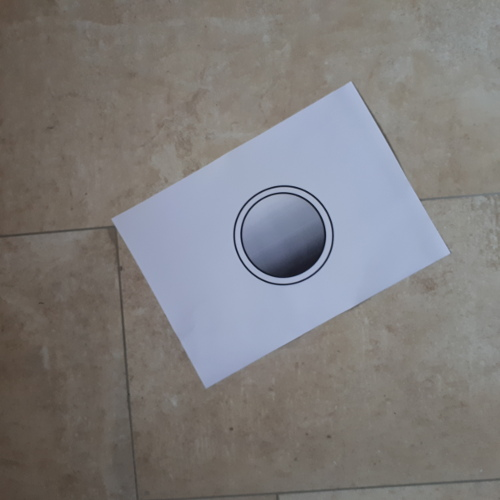
#> input picture detection/pics/orientationTest3-1.jpg, 500 x 500 px, given in place of the camera
$ python main2.py
#> lines starting #> are read from the running program, lines starting #| are printed output that depends on the picture; after the words box and inside, x2 and y2 are one past the last pixel; in counts of white or black regions, pixels touching at a corner belong together; long printed decimals are rounded
### detection/detection.py
import cv2 as cv
import numpy as np
import time


class Detection:
    def __init__(self, src):
        self.cap = cv.VideoCapture(src)

    def setup(self):
        self.setFPS(15)
        self.getFPS()
        self.setDimensions(640, 480)
        self.getDimensions()
        # self.testingFPS()

    def setFPS(self, fps):
        self.cap.set(cv.CAP_PROP_FPS, fps)

    def getFPS(self):
        print("FPS: ", self.cap.get(cv.CAP_PROP_FPS))

    # [18 lines left out: function testingFPS, not called in this run]

    def setDimensions(self, width, height):
        self.cap.set(cv.CAP_PROP_FRAME_WIDTH, width)
        self.cap.set(cv.CAP_PROP_FRAME_HEIGHT, height)

    def getDimensions(self):
        print("width: ", self.cap.get(cv.CAP_PROP_FRAME_WIDTH))
        print("height: ", self.cap.get(cv.CAP_PROP_FRAME_HEIGHT))

    def resize(self, src):
        return cv.resize(src, None, fx=0.5, fy=0.5, interpolation=cv.INTER_AREA)

    def grayScale(self, src):
        return cv.cvtColor(src, cv.COLOR_BGR2GRAY)

    def canny(self, src, threshold_low, threshold_high):
        return cv.Canny(src, threshold_low, threshold_high)

    def regionExtraction(self, gray, circles):
        if circles is not None:
            # convert the (x, y) coordinates and radius of the circles to integers
            circles = np.uint16(np.around(circles))

            # loop over the (x, y) coordinates and radius
            for (x, y, r) in circles[0, :]:

                # region extraction
                p = r - 10
                patch = gray[y - p:y + p, x - p:x + p]
                if patch is 0:
                    break

                # calculating the overall gradient
                sobelx = np.int16(cv.Sobel(patch, cv.CV_64F, 1, 0, ksize=7))
                sobely = np.int16(cv.Sobel(patch, cv.CV_64F, 0, 1, ksize=7))

                # calculate the main gradient direction (simply sum all gradients and see where it points)
                sumGrad_x = np.sum(sobelx)
                sumGrad_y = np.sum(sobely)

                angle = np.arctan2(sumGrad_y, sumGrad_x)

                # draw this into the image (from the center)
                x = np.uint16(patch.shape[0] / 2)
                y = np.uint16(patch.shape[1] / 2)
                length = 40

                endx = np.uint16(x + (length * np.cos(angle)))
                endy = np.uint16(y + (length * np.sin(angle)))

                cv.line(patch, (x, y), (endx, endy), (0, 0, 0), thickness=2, lineType=cv.LINE_AA)

                # testing
                """print("gradX: " + str(sumGrad_x))
                print("gradY: " + str(sumGrad_y))
                print("angle: " + str(angle))
                print("patch.shape[0]: " + str(patch.shape[0]))
                print("patch.shape[0]: " + str(patch.shape[1]))
                print("P1: " + str(x) + ", " + str(endx))
                print("P2: " + str(y) + ", " + str(endy))"""

                cv.imshow('patch', patch)
                return angle


    def drawCircles(self, frame, circles):
        # Draw detected circles
        if circles is not None:
            # convert the (x, y) coordinates and radius of the circles to integers
            circles = np.uint16(np.around(circles))

            # loop over the (x, y) coordinates and radius
            for (x, y, r) in circles[0, :]:
                # draw the circle in the output image
                cv.circle(frame, (x, y), r, (0, 255, 0), 2)

    def houghCircles(self, src, frame):
        circles = cv.HoughCircles(src,
                                  method=cv.HOUGH_GRADIENT,
                                  dp=1,
                                  minDist=frame.shape[0] / 64,
                                  param1=30,
                                  param2=64,
                                  minRadius=0,
                                  maxRadius=0)
        # Draw detected circles
        """if circles is not None:
            # convert the (x, y) coordinates and radius of the circles to integers
            circles = np.uint16(np.around(circles))

            # loop over the (x, y) coordinates and radius
            for (x, y, r) in circles[0, :]:
                # draw the circle in the output image
                cv.circle(frame, (x, y), r, (0, 255, 0), 2)

                # region extraction
                p = r - 10
                patch = gray[y - p:y + p, x - p:x + p]
                if patch is 0:
                    break

                # calculating the overall gradient
                sobelx = np.int16(cv.Sobel(patch, cv.CV_64F, 1, 0, ksize=7))
                sobely = np.int16(cv.Sobel(patch, cv.CV_64F, 0, 1, ksize=7))

                # calculate the main gradient direction (simply sum all gradients and see where it points)
                sumGrad_x = np.sum(sobelx)
                sumGrad_y = np.sum(sobely)

                angle = np.arctan2(sumGrad_y, sumGrad_x)

                # draw this into the image (from the center)
                x = np.uint16(patch.shape[0] / 2)
                y = np.uint16(patch.shape[1] / 2)
                length = 40

                endx = np.uint16(x + (length * np.cos(angle)))
                endy = np.uint16(y + (length * np.sin(angle)))

                cv.line(patch, (x, y), (endx, endy), (0, 0, 0), thickness=2, lineType=cv.LINE_AA)

                # testing
                print("gradX: " + str(sumGrad_x))
                print("gradY: " + str(sumGrad_y))
                print("angle: " + str(angle))
                print("patch.shape[0]: " + str(patch.shape[0]))
                print("patch.shape[0]: " + str(patch.shape[1]))
                print("P1: " + str(x) + ", " + str(endx))
                print("P2: " + str(y) + ", " + str(endy))"""
        if circles is not None:
            return circles
        else:
            # toDO: if no circles found ->
            # quit()
            return None

    def streaming(self):
        if self.cap is None or not self.cap.isOpened():
            print("no Video capture found")
            self.cap.release()
            quit()
        else:
            while True:
                # read frame by frame
                ret, frame = self.cap.read()
#> frame is the input picture: shape (500, 500, 3); mean B, G, R 124.3, 124.4, 126.8

                if ret is not None or frame is not None:
                    gray = self.grayScale(frame)
                    edges = self.canny(gray, 50, 250)
#> in canny, `return cv.Canny(src, threshold_low, threshold_high)`:
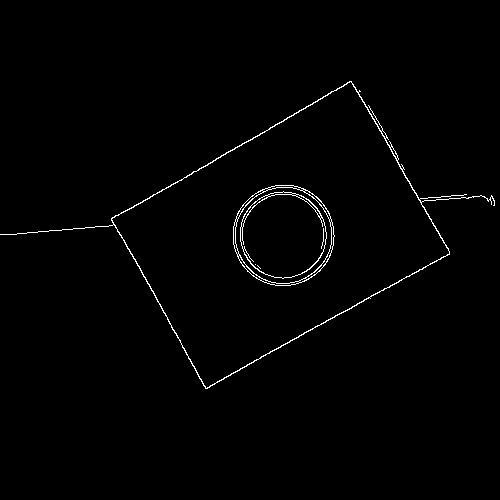
#> returned value: shape (500, 500); 1.1% white in thin lines or dots, all inside (x1, y1, x2, y2) = (0, 81, 495, 389)
                    circles = self.houghCircles(edges, frame)
#> in houghCircles, `circles = cv.HoughCircles(src, method=cv.HOUGH_GRADIENT, dp=1, minDist..`: circles = [[285.5, 233.5, 49.7], [277.5, 234.5, 46]]
#> circles = [[285.5, 233.5, 49.7], [277.5, 234.5, 46]]
                    self.drawCircles(frame, circles)
#> in drawCircles, `circles = np.uint16(np.around(circles))`: circles = [[286, 234, 50], [278, 234, 46]]
#> the loop in drawCircles, `for (x, y, r) in circles[0, :]:` made 2 passes
#> after the loop in drawCircles, `for (x, y, r) in circles[0, :]:`:
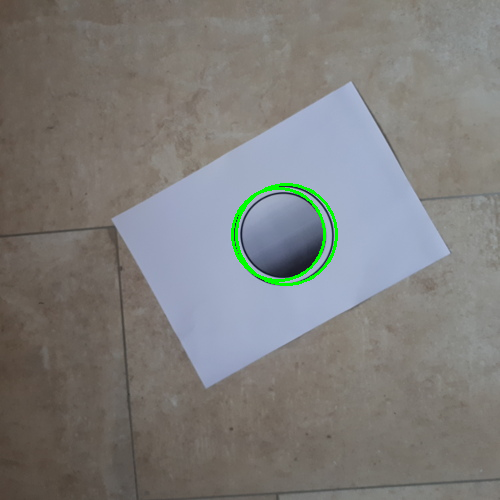
#> frame: shape (500, 500, 3); 0.66% of pixels changed, all inside (x1, y1, x2, y2) = (231, 183, 338, 286)
                    self.regionExtraction(gray, circles)
#> the loop in regionExtraction, `for (x, y, r) in circles[0, :]:` made 1 pass
#> (r, p, sumGrad_x, sumGrad_y, angle, length) on pass 1: (50, 40, -9607454, -15289550, -2.13, 40)
#> pass 1, in regionExtraction, `sobely = np.int16(cv.Sobel(patch, cv.CV_64F, 0, 1, ksize=7))`:
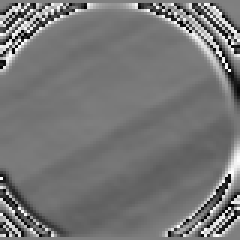
#> sobely: shape (80, 80) int16 (shown 3 times larger); min -32735, max 32734, mean -2389; drawn with min black and max white
#> pass 1, in regionExtraction, `cv.imshow('patch', patch)`:
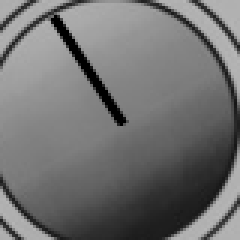
#> window 'patch': shape (80, 80) (shown 3 times larger); min 0, max 183, mean 113
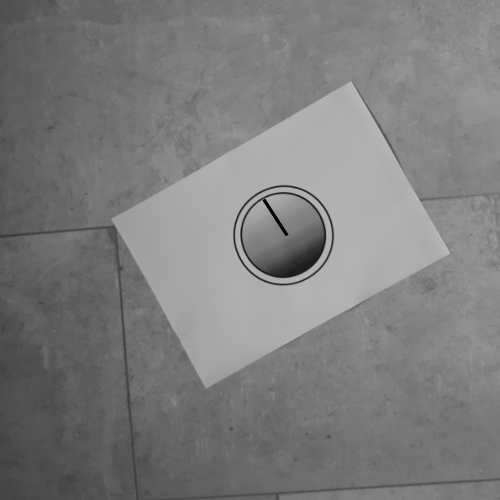
#> gray: shape (500, 500); min 0, max 189, mean 125
                    print('ANGLE ==', self.regionExtraction(gray, circles))
#> the loop in regionExtraction, `for (x, y, r) in circles[0, :]:` made 1 pass
#> (r, p, sumGrad_x, sumGrad_y, angle, length) on pass 1: (50, 40, -9476382, -14437582, -2.15, 40)
#> pass 1, in regionExtraction (call 2), `sobelx = np.int16(cv.Sobel(patch, cv.CV_64F, 1, 0, ksize=7))`:
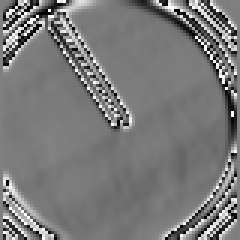
#> sobelx: shape (80, 80) int16 (shown 3 times larger); min -32755, max 32677, mean -1480.7; drawn with min black and max white
#> pass 1, in regionExtraction (call 2), `sobely = np.int16(cv.Sobel(patch, cv.CV_64F, 0, 1, ksize=7))`:
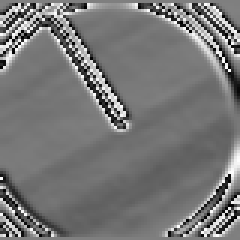
#> sobely: shape (80, 80) int16 (shown 3 times larger); min -32735, max 32734, mean -2255.9; drawn with min black and max white
#| ANGLE == -2.152
#> gray: shape (500, 500); 0.04% of pixels changed, all inside (x1, y1, x2, y2) = (262, 198, 289, 237)

                    # show windows
                    cv.imshow('frame', frame)
                    cv.imshow('gray', gray)
                    cv.imshow('edges', edges)
                else:
                    break

                # keyboard interrupt
                if cv.waitKey(100) & 0xFF == ord('q'):
#> (key q is pressed here)
                    break
            self.cap.release()
            cv.destroyAllWindows()

### main2.py
from detection.detection import Detection

if __name__ == "__main__":
    # define Detection object with src = dev/video0
    stream = Detection(0)
    # stream settings
    stream.setup()
    stream.streaming()

$ run again, on detection/pics/orientationTest3-2.jpg
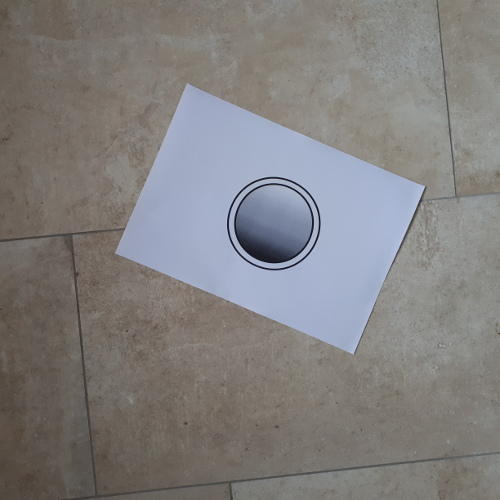
#> input picture detection/pics/orientationTest3-2.jpg, 500 x 500 px, given in place of the camera
#> in streaming, frame is the input picture: shape (500, 500, 3); mean B, G, R 126.9, 127.6, 129.7
#> in canny, `return cv.Canny(src, threshold_low, threshold_high)`:
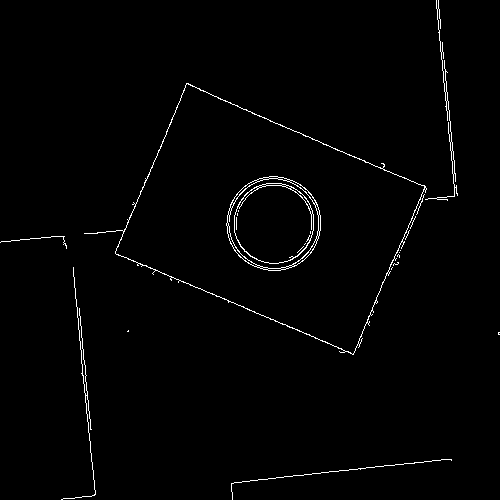
#> returned value: shape (500, 500); 1.3% white in thin lines or dots
#> in houghCircles, `circles = cv.HoughCircles(src, method=cv.HOUGH_GRADIENT, dp=1, minDist..`: circles = [[271.5, 219.5, 44.4], [273.5, 228.5, 43]]
#> in drawCircles, `circles = np.uint16(np.around(circles))`: circles = [[272, 220, 44], [274, 228, 43]]
#> the loop in drawCircles, `for (x, y, r) in circles[0, :]:` made 2 passes
#> the loop in regionExtraction, `for (x, y, r) in circles[0, :]:` made 1 pass
#> (r, p, sumGrad_x, sumGrad_y, angle, length) on pass 1: (44, 34, 6525385, -14912411, -1.16, 40)
#> the loop in regionExtraction, `for (x, y, r) in circles[0, :]:` made 1 pass
#> (r, p, sumGrad_x, sumGrad_y, angle, length) on pass 1: (44, 34, 5607881, -14517147, -1.2, 40)
#> pass 1, in regionExtraction (call 2), `sobelx = np.int16(cv.Sobel(patch, cv.CV_64F, 1, 0, ksize=7))`:
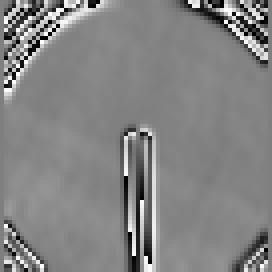
#> sobelx: shape (68, 68) int16 (shown 4 times larger); min -32578, max 32757, mean 1212.8; drawn with min black and max white
#| ANGLE == -1.202

$ run again, on detection/pics/orientationTest3-3.jpg
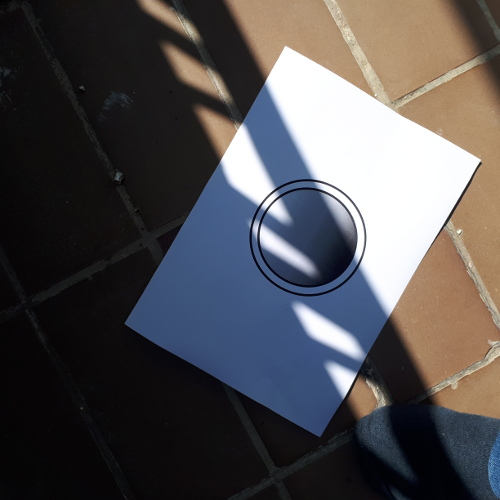
#> input picture detection/pics/orientationTest3-3.jpg, 500 x 500 px, given in place of the camera
#> in streaming, frame is the input picture: shape (500, 500, 3); mean B, G, R 80.9, 79, 81.5
#> in canny, `return cv.Canny(src, threshold_low, threshold_high)`:
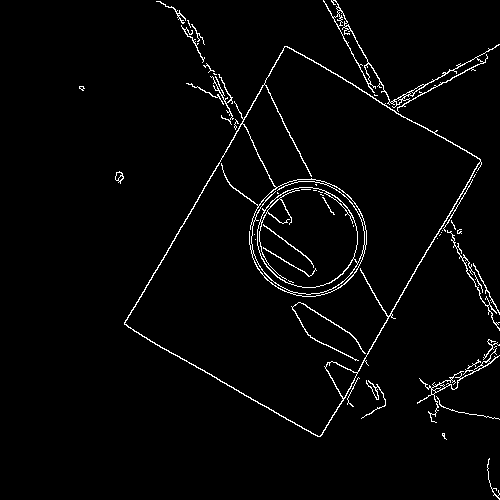
#> returned value: shape (500, 500); 2.6% white in thin lines or dots, all inside (x1, y1, x2, y2) = (79, 0, 500, 500)
#> in houghCircles, `circles = cv.HoughCircles(src, method=cv.HOUGH_GRADIENT, dp=1, minDist..`: circles = [[307.5, 236.5, 55.2], [303.5, 243.5, 53.3], [306.5, 228.5, 51.4], [312.5, 243.5, 51.6], [298.5, 236.5, 50.9]]
#> in drawCircles, `circles = np.uint16(np.around(circles))`: circles = [[308, 236, 55], [304, 244, 53], [306, 228, 51], [312, 244, 52], [298, 236, 51]]
#> the loop in drawCircles, `for (x, y, r) in circles[0, :]:` made 5 passes
#> the loop in regionExtraction, `for (x, y, r) in circles[0, :]:` made 1 pass
#> (r, p, sumGrad_x, sumGrad_y, angle, length) on pass 1: (55, 45, 1339710, -10154908, -1.44, 40)
#> the loop in regionExtraction, `for (x, y, r) in circles[0, :]:` made 1 pass
#> (r, p, sumGrad_x, sumGrad_y, angle, length) on pass 1: (55, 45, 1732926, -10089372, -1.4, 40)
#> pass 1, in regionExtraction (call 2), `cv.imshow('patch', patch)`:
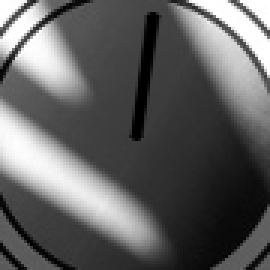
#> window 'patch': shape (90, 90) (shown 3 times larger); min 0, max 255, mean 96.3
#| ANGLE == -1.401

$ run again, on detection/pics/orientationTest3-4.jpg
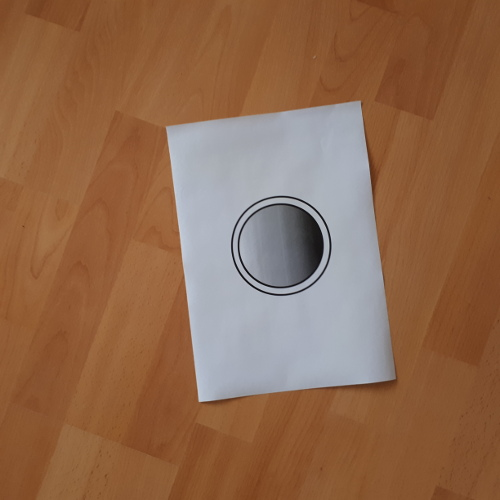
#> input picture detection/pics/orientationTest3-4.jpg, 500 x 500 px, given in place of the camera
#> in streaming, frame is the input picture: shape (500, 500, 3); mean B, G, R 78, 105, 144.2
#> in houghCircles, `circles = cv.HoughCircles(src, method=cv.HOUGH_GRADIENT, dp=1, minDist..`: circles = [[280.5, 245.5, 47.4]]
#> in drawCircles, `circles = np.uint16(np.around(circles))`: circles = [[280, 246, 47]]
#> the loop in drawCircles, `for (x, y, r) in circles[0, :]:` made 1 pass
#> the loop in regionExtraction, `for (x, y, r) in circles[0, :]:` made 1 pass
#> (r, p, sumGrad_x, sumGrad_y, angle, length) on pass 1: (47, 37, -18168132, 2229456, 3.02, 40)
#> the loop in regionExtraction, `for (x, y, r) in circles[0, :]:` made 1 pass
#> (r, p, sumGrad_x, sumGrad_y, angle, length) on pass 1: (47, 37, -17750276, 1508560, 3.06, 40)
#> pass 1, in regionExtraction (call 2), `sobely = np.int16(cv.Sobel(patch, cv.CV_64F, 0, 1, ksize=7))`:
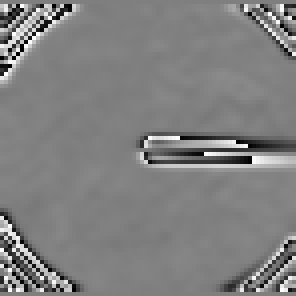
#> sobely: shape (74, 74) int16 (shown 4 times larger); min -32646, max 32759, mean 275.5; drawn with min black and max white
#| ANGLE == 3.057
